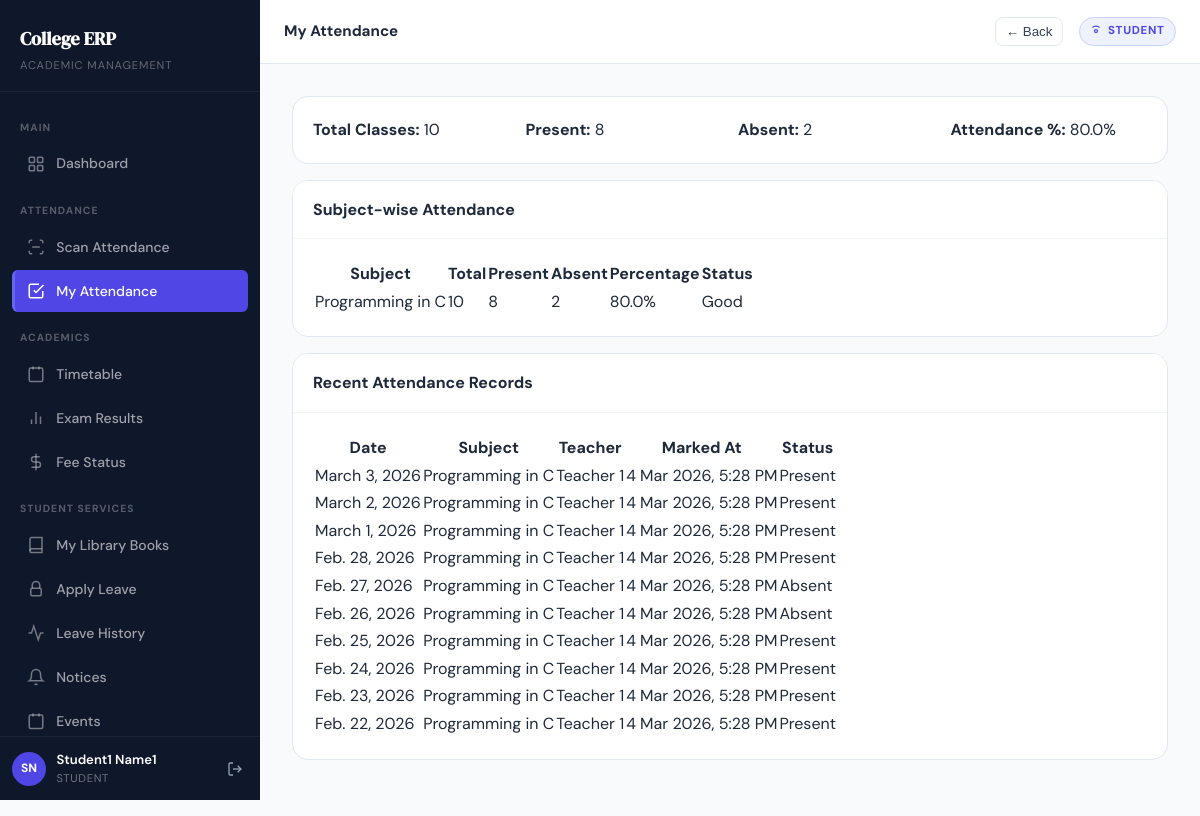
The app's page /attendance/my-attendance/ (signed in) with its own data.
### apps/accounts/models.py (models this page shows, shortened)
class CustomUser(AbstractUser):
    first_name    = models.CharField(max_length=100)
    last_name     = models.CharField(max_length=100)
    email         = models.EmailField(unique=True)
    mobile_number = models.CharField(max_length=10, unique=True, null=True, blank=True)
    role          = models.CharField(max_length=20, choices=Role.choices)
    is_verified   = models.BooleanField(default=False)
    is_approved   = models.BooleanField(default=False)
    class Meta:
        indexes = [
            models.Index(fields=["role"]),
            models.Index(fields=["is_approved"]),
        ]
    @property
    def full_name(self):
        return f"{self.first_name} {self.last_name}".strip() or self.username
    @property
    def is_student(self):
        return self.role == Role.STUDENT

class TeacherProfile(models.Model):
    user        = models.OneToOneField(
        CustomUser, on_delete=models.CASCADE, related_name="teacher_profile"
    )
    employee_id = models.CharField(max_length=20)

### apps/academics/models.py (models this page shows, shortened)
class Subject(TimeStampedModel):
    semester = models.ForeignKey(
        Semester, on_delete=models.CASCADE, related_name="subjects"
    )
    name = models.CharField(max_length=100, help_text="Full subject name (e.g., 'Data Structures')")
    code = models.CharField(
        max_length=20,
        unique=True,
        help_text="Unique subject code (e.g., 'CS301'). Globally unique across all courses."
    )
    class Meta:
        ordering = ["code"]
        unique_together = ("semester", "name")  # Can't repeat same name in same semester
        verbose_name = "Subject"
        verbose_name_plural = "Subjects"
        indexes = [
            models.Index(fields=["code"]),
            models.Index(fields=["semester", "name"]),
        ]

### apps/attendance/models.py (models this page shows, shortened)
class AttendanceRecord(TimeStampedModel):
    session     = models.ForeignKey(
        AttendanceSession,
        on_delete=models.CASCADE,
        related_name="records",
    )
    student     = models.ForeignKey(
        StudentProfile,
        on_delete=models.CASCADE,
        related_name="attendance_records",
    )
    is_present  = models.BooleanField(default=True)
    marked_at   = models.DateTimeField(default=timezone.now)
    class Meta:
        constraints = [
            UniqueConstraint(
                fields=["session", "student"],
                name="unique_attendance_per_session",
            )
        ]
        ordering = ["student__roll_number"]
        indexes  = [models.Index(fields=["marked_at"])]

class AttendanceSession(TimeStampedModel):
    teacher_assignment = models.ForeignKey(
        TeacherAssignment,
        on_delete=models.CASCADE,
        related_name="sessions",
    )
    date       = models.DateField()
    is_active  = models.BooleanField(default=True)   # Teacher can close session
    is_locked  = models.BooleanField(default=False)  # Locked = no more scans
    class Meta:
        constraints = [
            UniqueConstraint(
                fields=["teacher_assignment", "date"],
                name="unique_session_per_assignment_per_day",
            )
        ]
        ordering = ["-date", "-created_at"]
        indexes  = [models.Index(fields=["date", "is_active"])]

### apps/faculty/models.py (models this page shows, shortened)
class TeacherAssignment(TimeStampedModel):
    teacher = models.ForeignKey(
        TeacherProfile,
        on_delete=models.CASCADE,
        related_name="assignments"
    )
    subject = models.ForeignKey(
        Subject,
        on_delete=models.CASCADE,
        related_name="teacher_assignments"
    )
    section = models.ForeignKey(
        Section,
        on_delete=models.CASCADE,
        related_name="teacher_assignments"
    )
    class Meta:
        unique_together = ("teacher", "subject", "section")

### apps/attendance/views.py (the view)
# urls.py: path("my-attendance/",              views.my_attendance,          name="my_attendance"),
@login_required
def my_attendance(request):
    if not _student_required(request):
        messages.error(request, "Access denied.")
        return redirect("dashboard")
    student = request.user.student_profile
    records = AttendanceRecord.objects.filter(
        student=student
    ).select_related(
        "session__teacher_assignment__subject",
        "session__teacher_assignment__teacher__user",
    ).order_by("-session__date", "-marked_at")
    total = records.count()
    present = records.filter(is_present=True).count()
    percentage = round((present / total) * 100, 1) if total else 0
    subject_rows = records.values(
        "session__teacher_assignment__subject__name"
    ).annotate(
        total=Count("id"),
        present=Count("id", filter=Q(is_present=True)),
    ).order_by("session__teacher_assignment__subject__name")
    subject_attendance = []
    for row in subject_rows:
        sub_total = row["total"]
        sub_present = row["present"]
        sub_pct = round((sub_present / sub_total) * 100, 1) if sub_total else 0
        subject_attendance.append({
            "subject": row["session__teacher_assignment__subject__name"],
            "total": sub_total,
            "present": sub_present,
            "absent": sub_total - sub_present,
            "percentage": sub_pct,
            "is_low": sub_pct < 75,
        })
    return render(request, "attendance/my_attendance.html", {
        "records": records,
        "total": total,
        "present": present,
        "absent": total - present,
        "percentage": percentage,
        "subject_attendance": subject_attendance,
    })

### apps/attendance/views.py (called while the page is built)
def _student_required(request):
    return request.user.is_authenticated and request.user.is_student and hasattr(request.user, "student_profile")

### templates/attendance/my_attendance.html (shortened to what this page needs)
{% extends "base.html" %}
{% block topbar_title %}My Attendance{% endblock %}
{% block content %}
<div class="card" style="margin-bottom:1rem;">
  <div class="card-body" style="display:grid;grid-template-columns:repeat(auto-fit,minmax(160px,1fr));gap:1rem;">
    <div><strong>Total Classes:</strong> {{ total }}</div>
    <div><strong>Present:</strong> {{ present }}</div>
    <div><strong>Absent:</strong> {{ absent }}</div>
    <div><strong>Attendance %:</strong> {{ percentage }}%</div>
  </div>
</div>
<div class="card" style="margin-bottom:1rem;">
  <div class="card-header"><strong>Subject-wise Attendance</strong></div>
  <div class="card-body" style="overflow:auto;">
    <table class="table">
      <thead>
        <tr>
          <th>Subject</th>
          <th>Total</th>
          <th>Present</th>
          <th>Absent</th>
          <th>Percentage</th>
          <th>Status</th>
        </tr>
      </thead>
      <tbody>
        {% for row in subject_attendance %}
          <tr>
            <td>{{ row.subject }}</td>
            <td>{{ row.total }}</td>
            <td>{{ row.present }}</td>
            <td>{{ row.absent }}</td>
            <td>{{ row.percentage }}%</td>
            <td>
              {% if row.is_low %}
                <span class="badge badge-danger">Below 75%</span>
              {% else %}
                <span class="badge badge-success">Good</span>
              {% endif %}
            </td>
          </tr>
        {% empty %}
          <tr><td colspan="6">No attendance records available yet.</td></tr>
        {% endfor %}
      </tbody>
    </table>
  </div>
</div>
<div class="card">
  <div class="card-header"><strong>Recent Attendance Records</strong></div>
  <div class="card-body" style="overflow:auto;">
    <table class="table">
      <thead>
        <tr>
          <th>Date</th>
          <th>Subject</th>
          <th>Teacher</th>
          <th>Marked At</th>
          <th>Status</th>
        </tr>
      </thead>
      <tbody>
        {% for record in records %}
          <tr>
            <td>{{ record.session.date }}</td>
            <td>{{ record.session.teacher_assignment.subject.name }}</td>
            <td>{{ record.session.teacher_assignment.teacher.user.full_name }}</td>
            <td>{{ record.marked_at|date:"j M Y, g:i A" }}</td>
            <td>
              {% if record.is_present %}
                <span class="badge badge-success">Present</span>
              {% else %}
                <span class="badge badge-danger">Absent</span>
              {% endif %}
            </td>
          </tr>
        {% empty %}
          <tr><td colspan="5">No attendance records found.</td></tr>
        {% endfor %}
      </tbody>
    </table>
  </div>
</div>
{% endblock %}

### templates/base.html (shortened to what this page needs)
{% load static %}
<!DOCTYPE html>
<html lang="en">
<head>
  <link rel="stylesheet" href="{% static 'css/style.css' %}">
</head>
<body>
{% if request.user.is_authenticated %}
<div class="app-shell">
  <aside class="sidebar" id="sidebar">
    <div class="sidebar-logo">
      <a href="{% url 'dashboard' %}" class="sidebar-logo-text">College ERP</a>
      <div class="sidebar-logo-sub">Academic Management</div>
    </div>
    <nav class="sidebar-nav">
      <div class="sidebar-section-label">Main</div>
      <a href="{% url 'dashboard' %}"
         class="sidebar-link {% if request.resolver_match.url_name == 'dashboard' %}active{% endif %}">
        <svg viewBox="0 0 24 24" fill="none" stroke="currentColor" stroke-width="2">
          <rect x="3" y="3" width="7" height="7" rx="1"/><rect x="14" y="3" width="7" height="7" rx="1"/>
          <rect x="14" y="14" width="7" height="7" rx="1"/><rect x="3" y="14" width="7" height="7" rx="1"/>
        </svg>
        Dashboard
      </a>
      {% if request.user.role == "STUDENT" %}
      <div class="sidebar-section-label">Attendance</div>
      <a href="{% url 'scan_attendance' %}"
         class="sidebar-link {% if request.resolver_match.url_name == 'scan_attendance' %}active{% endif %}">
        <svg viewBox="0 0 24 24" fill="none" stroke="currentColor" stroke-width="2">
          <path d="M3 7V5a2 2 0 0 1 2-2h2"/><path d="M21 7V5a2 2 0 0 0-2-2h-2"/>
          <path d="M3 17v2a2 2 0 0 0 2 2h2"/><path d="M21 17v2a2 2 0 0 1-2 2h-2"/>
          <line x1="7" y1="12" x2="17" y2="12"/>
        </svg>
        Scan Attendance
      </a>
      <a href="{% url 'my_attendance' %}"
         class="sidebar-link {% if request.resolver_match.url_name == 'my_attendance' %}active{% endif %}">
        <svg viewBox="0 0 24 24" fill="none" stroke="currentColor" stroke-width="2">
          <polyline points="9 11 12 14 22 4"/><path d="M21 12v7a2 2 0 0 1-2 2H5a2 2 0 0 1-2-2V5a2 2 0 0 1 2-2h11"/>
        </svg>
        My Attendance
      </a>
      <div class="sidebar-section-label">Academics</div>
      <a href="{% url 'my_timetable' %}"
         class="sidebar-link {% if request.resolver_match.url_name == 'my_timetable' %}active{% endif %}">
        <svg viewBox="0 0 24 24" fill="none" stroke="currentColor" stroke-width="2">
          <rect x="3" y="4" width="18" height="18" rx="2"/><line x1="16" y1="2" x2="16" y2="6"/><line x1="8" y1="2" x2="8" y2="6"/>
        </svg>
        Timetable
      </a>
      <a href="{% url 'my_results' %}"
         class="sidebar-link {% if request.resolver_match.url_name == 'my_results' %}active{% endif %}">
        <svg viewBox="0 0 24 24" fill="none" stroke="currentColor" stroke-width="2">
          <line x1="18" y1="20" x2="18" y2="10"/><line x1="12" y1="20" x2="12" y2="4"/><line x1="6" y1="20" x2="6" y2="14"/>
        </svg>
        Exam Results
      </a>
      <a href="{% url 'my_fees' %}"
         class="sidebar-link {% if request.resolver_match.url_name == 'my_fees' %}active{% endif %}">
        <svg viewBox="0 0 24 24" fill="none" stroke="currentColor" stroke-width="2">
          <line x1="12" y1="1" x2="12" y2="23"/><path d="M17 5H9.5a3.5 3.5 0 0 0 0 7h5a3.5 3.5 0 0 1 0 7H6"/>
        </svg>
        Fee Status
      </a>
      <div class="sidebar-section-label">Student Services</div>
      <a href="{% url 'my_books' %}"
         class="sidebar-link {% if request.resolver_match.url_name == 'my_books' %}active{% endif %}">
        <svg viewBox="0 0 24 24" fill="none" stroke="currentColor" stroke-width="2">
          <path d="M4 19.5A2.5 2.5 0 0 1 6.5 17H20"/><path d="M6.5 2H20v20H6.5A2.5 2.5 0 0 1 4 19.5V4.5A2.5 2.5 0 0 1 6.5 2z"/>
        </svg>
        My Library Books
      </a>
      <a href="{% url 'apply_leave' %}"
         class="sidebar-link {% if request.resolver_match.url_name == 'apply_leave' %}active{% endif %}">
        <svg viewBox="0 0 24 24" fill="none" stroke="currentColor" stroke-width="2">
          <path d="M7 11V7a5 5 0 0 1 10 0v4"/><rect x="5" y="11" width="14" height="10" rx="2"/>
        </svg>
        Apply Leave
      </a>
      <a href="{% url 'leave_history' %}"
         class="sidebar-link {% if request.resolver_match.url_name == 'leave_history' %}active{% endif %}">
        <svg viewBox="0 0 24 24" fill="none" stroke="currentColor" stroke-width="2">
          <polyline points="22 12 18 12 15 21 9 3 6 12 2 12"/>
        </svg>
        Leave History
      </a>
      <a href="{% url 'notice_list' %}"
         class="sidebar-link {% if request.resolver_match.url_name == 'notice_list' %}active{% endif %}">
        <svg viewBox="0 0 24 24" fill="none" stroke="currentColor" stroke-width="2">
          <path d="M18 8a6 6 0 0 0-12 0c0 7-3 9-3 9h18s-3-2-3-9"/><path d="M13.73 21a2 2 0 0 1-3.46 0"/>
        </svg>
        Notices
      </a>
      <a href="{% url 'event_list' %}"
         class="sidebar-link {% if request.resolver_match.url_name == 'event_list' %}active{% endif %}">
        <svg viewBox="0 0 24 24" fill="none" stroke="currentColor" stroke-width="2">
          <rect x="3" y="4" width="18" height="18" rx="2"/><line x1="16" y1="2" x2="16" y2="6"/><line x1="8" y1="2" x2="8" y2="6"/>
        </svg>
        Events
      </a>
      {% endif %}
    </nav>
    <div class="sidebar-footer">
      <div class="sidebar-user">
        <div class="sidebar-avatar">
          {{ request.user.first_name|first|upper }}{{ request.user.last_name|first|upper }}
        </div>
        <div class="sidebar-user-info">
          <div class="sidebar-user-name">{{ request.user.full_name }}</div>
          <div class="sidebar-user-role">{{ request.user.get_role_display }}</div>
        </div>
        <form method="post" action="{% url 'logout' %}" style="margin:0;">
          <button type="submit" class="sidebar-logout" title="Logout" style="border:none;background:transparent;cursor:pointer;">
            <svg width="16" height="16" viewBox="0 0 24 24" fill="none" stroke="currentColor" stroke-width="2">
              <path d="M9 21H5a2 2 0 0 1-2-2V5a2 2 0 0 1 2-2h4"/>
              <polyline points="16 17 21 12 16 7"/><line x1="21" y1="12" x2="9" y2="12"/>
            </svg>
          </button>
        </form>
      </div>
    </div>
  </aside>
  <div class="main-content">
    <header class="topbar">
      <span class="topbar-title">{% block topbar_title %}Dashboard{% endblock %}</span>
      <button
        type="button"
        onclick="if (window.history.length > 1) { window.history.back(); } else { window.location.href='{% url 'dashboard' %}'; }"
        style="margin-left:.75rem;border:1px solid var(--gray-200);background:#fff;border-radius:.5rem;padding:.35rem .6rem;cursor:pointer;color:var(--gray-700);font-weight:500;"
        aria-label="Go back"
        title="Go back"
      >
        ← Back
      </button>
      <span class="topbar-badge">
        <svg width="12" height="12" viewBox="0 0 24 24" fill="none" stroke="currentColor" stroke-width="2.5">
          <circle cx="12" cy="12" r="3"/>
          <path d="M19.07 4.93A10 10 0 0 0 12 2a10 10 0 0 0-7.07 2.93"/>
        </svg>
        {{ request.user.get_role_display }}
      </span>
    </header>
    <main class="page-content">
      {% block content %}{% endblock %}
    </main>
  </div>
</div>
{% else %}
<!-- ════════════════════════════════════════════════════════
     UNAUTHENTICATED LAYOUT (no sidebar)
═════════════════════════════════════════════════════════ -->
{% block outer_content %}{% endblock %}
{% endif %}
</body>
</html>

### records on screen
CustomUser: user.first_name|first "S", user.last_name|first "N", user.full_name "Student1 Name1", user.role "STUDENT"
Subject: subject "Programming in C", total "10", present "8", absent "2", percentage "80.0"
AttendanceRecord: session "March 3, 2026", session.teacher_assignment.subject.name "Programming in C", session.teacher_assignment.teacher.user.full_name "Teacher 1", marked_at "4 Mar 2026, 5:28 PM", is_present "Present"
AttendanceRecord: session "March 2, 2026", session.teacher_assignment.subject.name "Programming in C", session.teacher_assignment.teacher.user.full_name "Teacher 1", marked_at "4 Mar 2026, 5:28 PM", is_present "Present"
AttendanceRecord: session "March 1, 2026", session.teacher_assignment.subject.name "Programming in C", session.teacher_assignment.teacher.user.full_name "Teacher 1", marked_at "4 Mar 2026, 5:28 PM", is_present "Present"
AttendanceRecord: session "Feb. 28, 2026", session.teacher_assignment.subject.name "Programming in C", session.teacher_assignment.teacher.user.full_name "Teacher 1", marked_at "4 Mar 2026, 5:28 PM", is_present "Present"
AttendanceRecord: session "Feb. 27, 2026", session.teacher_assignment.subject.name "Programming in C", session.teacher_assignment.teacher.user.full_name "Teacher 1", marked_at "4 Mar 2026, 5:28 PM", is_present "Absent"
AttendanceRecord: session "Feb. 26, 2026", session.teacher_assignment.subject.name "Programming in C", session.teacher_assignment.teacher.user.full_name "Teacher 1", marked_at "4 Mar 2026, 5:28 PM", is_present "Absent"
AttendanceRecord: session "Feb. 25, 2026", session.teacher_assignment.subject.name "Programming in C", session.teacher_assignment.teacher.user.full_name "Teacher 1", marked_at "4 Mar 2026, 5:28 PM", is_present "Present"
AttendanceRecord: session "Feb. 24, 2026", session.teacher_assignment.subject.name "Programming in C", session.teacher_assignment.teacher.user.full_name "Teacher 1", marked_at "4 Mar 2026, 5:28 PM", is_present "Present"
AttendanceRecord: session "Feb. 23, 2026", session.teacher_assignment.subject.name "Programming in C", session.teacher_assignment.teacher.user.full_name "Teacher 1", marked_at "4 Mar 2026, 5:28 PM", is_present "Present"
AttendanceRecord: session "Feb. 22, 2026", session.teacher_assignment.subject.name "Programming in C", session.teacher_assignment.teacher.user.full_name "Teacher 1", marked_at "4 Mar 2026, 5:28 PM", is_present "Present"

### other values on screen
{{ total }} "10"
{{ present }} "8"
{{ absent }} "2"
{{ percentage }} "80.0"
